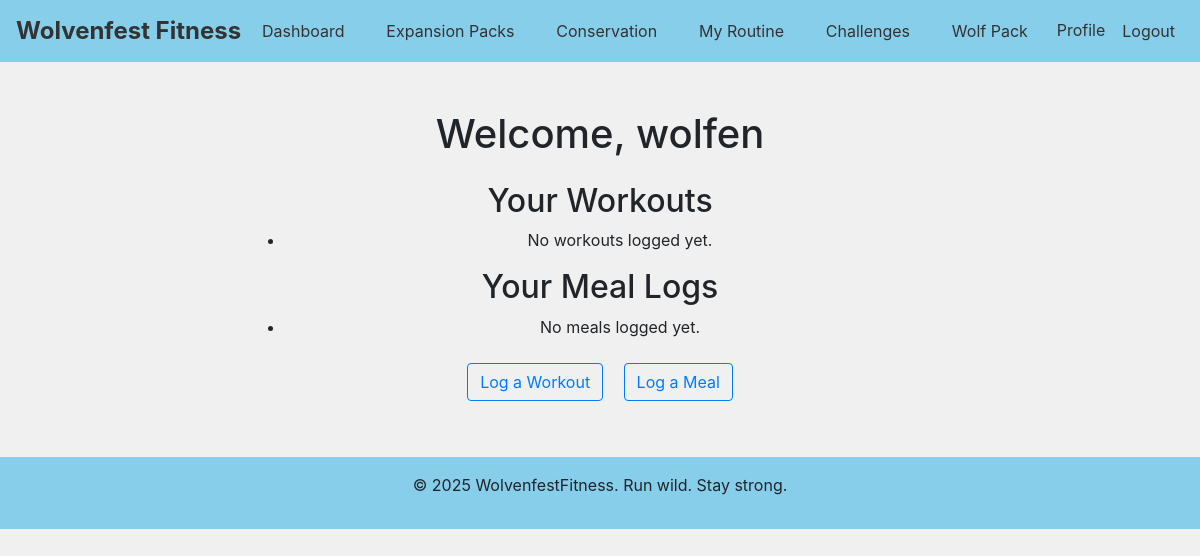
The app's page /dashboard/ (signed in), older data.
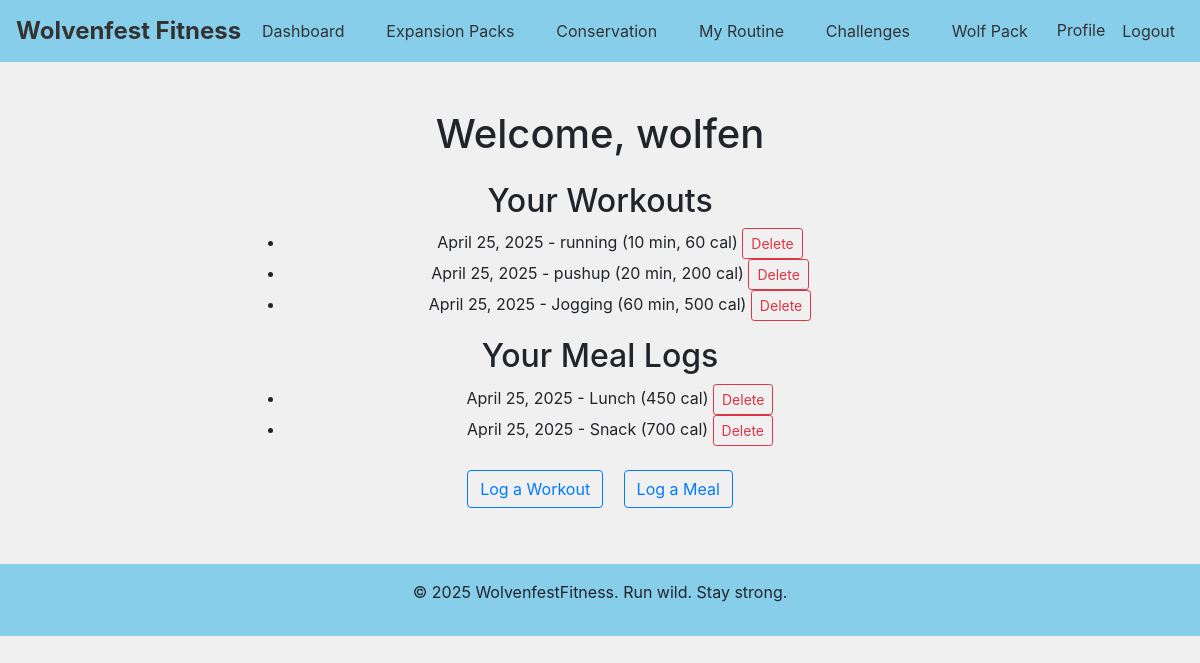
The same page, newer data.
### my_app/models.py (models this page shows, shortened)
class Workout(models.Model):
    user = models.ForeignKey(User, on_delete=models.CASCADE)
    date = models.DateField(auto_now_add=True)
    workout_type = models.CharField(max_length=100, help_text="E.g., Running, Weight Training")
    duration = models.PositiveIntegerField(help_text="Duration in minutes")
    sets = models.PositiveIntegerField(null=True, blank=True, help_text="Number of sets (if applicable)")
    reps = models.PositiveIntegerField(null=True, blank=True, help_text="Reps per set (if applicable)")
    calories_burned = models.PositiveIntegerField(help_text="Estimated calories burned")

class MealLog(models.Model):
    user = models.ForeignKey(User, on_delete=models.CASCADE)
    date = models.DateField(auto_now_add=True)
    meal_name = models.CharField(max_length=100, help_text="Name of the meal (e.g., Grilled Chicken Salad)", default="Default Meal")
    meal_type = models.CharField(
        max_length=50,
        choices=[ # Choices for meal type
            ('Breakfast', 'Breakfast'),
            ('Lunch', 'Lunch'),
            ('Dinner', 'Dinner'),
            ('Snack', 'Snack')
        ],
        help_text="Type of meal"
    )
    quantity = models.CharField(max_length=100, help_text="e.g., 1 bowl, 200g", default="1 serving")
    calories = models.PositiveIntegerField(help_text="Total calorie intake")

### my_app/views.py (the view)
# urls.py: path('dashboard/', views.dashboard, name='dashboard'),
@login_required
def dashboard(request):
    meals = MealLog.objects.filter(user=request.user)
    workouts = Workout.objects.filter(user=request.user)
    return render(request, "dashboard.html", {'meals': meals, 'workouts': workouts})

### templates/dashboard.html
{% extends "base.html" %}
{% block content %}
<div class="container mt-5">
    <div class="row justify-content-center">
        <div class="col-md-8 text-center">
            <h1 class="text-center mb-4">Welcome, {{ user.username }}</h1>
            <h2>Your Workouts</h2>
            <ul>
                {% for workout in workouts %}
                    <li>
                        {{ workout.date }} - {{ workout.workout_type }} ({{ workout.duration }} min, {{ workout.calories_burned }} cal)
                        <a href="{% url 'delete_workout' workout.id %}" class="btn btn-outline-danger btn-sm">Delete</a>
                    </li>
                {% empty %}
                    <li>No workouts logged yet.</li>
                {% endfor %}
            </ul>
            <h2>Your Meal Logs</h2>
            <ul>
                {% for meal in meals %}
                    <li>
                        {{ meal.date }} - {{ meal.meal_type }} ({{ meal.calories }} cal)
                        <a href="{% url 'delete_meal' meal.id %}" class="btn btn-outline-danger btn-sm">Delete</a>
                    </li>
                {% empty %}
                    <li>No meals logged yet.</li>
                {% endfor %}
            </ul>
            <div class="text-center mt-3">
                <a href="{% url 'log_workout' %}" class="btn btn-outline-primary m-2">Log a Workout</a>
                <a href="{% url 'log_meal' %}" class="btn btn-outline-primary m-2">Log a Meal</a>
            </div>
        </div>
    </div>
</div>
{% endblock %}

Row changes from the older to the newer data that the page shows:
added Workout: date "April 25, 2025", workout_type "running", duration "10", calories_burned "60"
added Workout: date "April 25, 2025", workout_type "pushup", duration "20", calories_burned "200"
added Workout: date "April 25, 2025", workout_type "Jogging", duration "60", calories_burned "500"
added MealLog: date "April 25, 2025", meal_type "Lunch", calories "450"
added MealLog: date "April 25, 2025", meal_type "Snack", calories "700"
Text that changed along with them:
text no longer shown: "No workouts logged yet. No meals logged yet."
